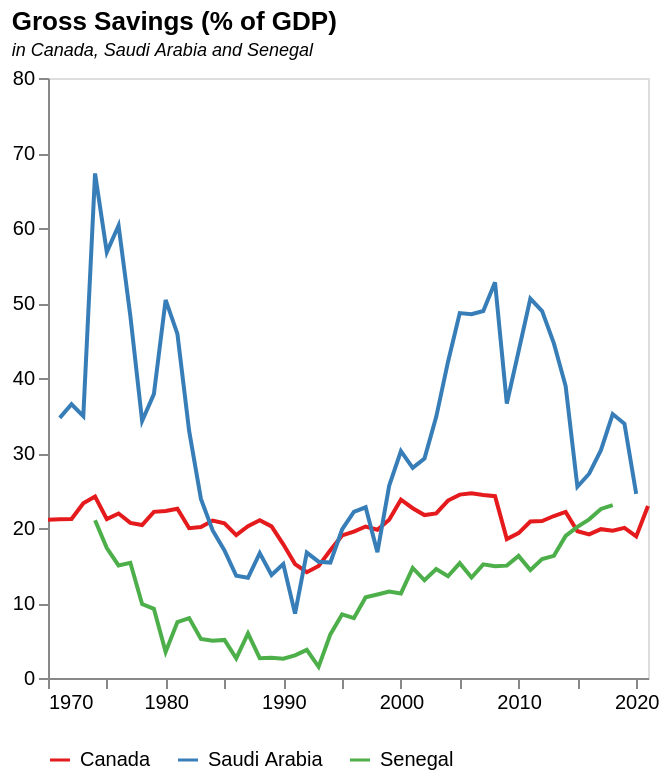

Express this chart as Vega-Lite.
### Vega-Lite specification from a JSON file in a GitHub repository (floating-point values rounded to 4 significant figures; data arrays with more than 128 entries replaced by an {"elided": "..."} marker saying what was removed)
{"$schema": "https://vega.github.io/schema/vega-lite/v5.json", "description": "Bar chart with embedded data", "title": {"text": "Gross Savings (% of GDP)", "subtitle": "in Canada, Saudi Arabia and Senegal", "subtitleFontStyle": "italic", "subtitleFontSize": 9, "anchor": "start", "color": "black"}, "data": {"values": {"elided": "147 records"}}, "height": 300, "width": 300, "mark": {"type": "line", "point": false}, "encoding": {"x": {"field": "Year", "type": "temporal", "title": null, "axis": {"grid": false}}, "y": {"field": "Gross savings (% of GDP)", "type": "quantitative", "title": null, "axis": {"grid": false}, "scale": {"domain": [0, 80]}}, "color": {"field": "Country Name", "type": "nominal", "scale": {"scheme": "set1"}, "title": null, "legend": {"orient": "bottom"}}}}
